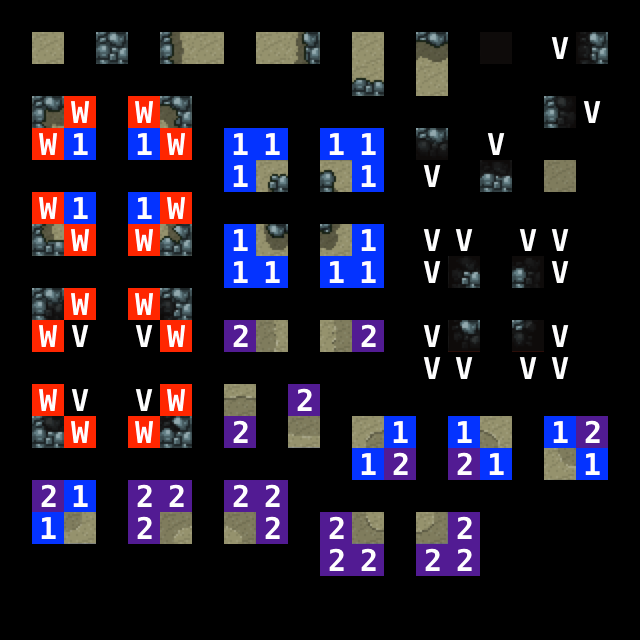

Below is a game level as drawn by its tile map, then a one-line description and the .tmx that defines it (tile-layer data replaced by summaries):
An orthogonal 20x20 tile map with 32x32 px tiles, 4 tile layers (ruleRegions, ruleSet, rule_floor, rule_walls), 2 tilesets.

<map version="1.0" orientation="orthogonal" width="20" height="20" tilewidth="32" tileheight="32">
 <properties>
  <property name="AutomappingRadius" value="1" />
  <property name="DeleteTiles" value="1" />
 </properties>
 <tileset firstgid="1" name="rules" tilewidth="32" tileheight="32">
  <image source="../../../tilesets/rules.png" width="64" height="96" />
 </tileset>
 <tileset firstgid="7" name="cave" tilewidth="32" tileheight="32">
  <image source="../../../tilesets/cave.png" width="480" height="256" />
 </tileset>
 <layer name="ruleRegions" width="20" height="20">
  <data>[400 cells, 124 non-empty, 1 distinct tile ids]</data>
 </layer>
 <layer name="ruleSet" width="20" height="20">
  <data>[400 cells, 124 non-empty, 4 distinct tile ids]</data>
 </layer>
 <layer name="rule_floor" width="20" height="20">
  <data>[400 cells, 31 non-empty, 15 distinct tile ids]</data>
 </layer>
 <layer name="rule_walls" width="20" height="20">
  <data>[400 cells, 25 non-empty, 25 distinct tile ids]</data>
 </layer>
</map>